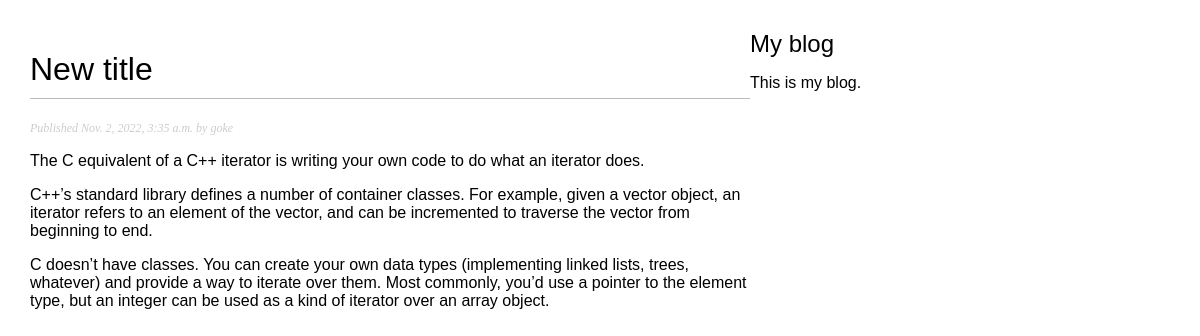
/blog/2022/11/2/another-post/, run on the app's committed database.
### blog/models.py (models this page shows, shortened)
class Post(models.Model):
	class Status(models.TextChoices):
		DRAFT = 'DF', 'Draft'
		PUBLISHED = 'PB', 'Published'
	title = models.CharField(max_length=250)
	slug = models.SlugField(max_length=250,
							unique_for_date='publish')
	author = models.ForeignKey(User,
						on_delete=models.CASCADE,
						related_name='blog_posts')
	body = models.TextField()
	publish = models.DateTimeField(default=timezone.now)
	created = models.DateTimeField(auto_now_add=True)
	updated = models.DateTimeField(auto_now=True)
	status = models.CharField(max_length=2,
			choices=Status.choices,
			default=Status.DRAFT)
	objects = models.Manager() # The default Manager
	published = PublishedManager() # Our Custom Managers
	class Meta:
		ordering = ['-publish']
		indexes = [
			models.Index(fields=['-publish']),
		]

### blog/views.py (the view)
def post_detail(request, year, month, day, post):
	post = get_object_or_404(Post,
						status=Post.Status.PUBLISHED,
						slug=post,
						publish__year=year,
						publish__month=month,
						publish__day=day)
	return render(request,
				'blog/post/detail.html',
				{'post':post})

### blog/templates/blog/post/detail.html (shortened to what this page needs)
{% extends "blog/base.html" %}
{% block content %}
  <h1> {{ post.title }}</h1>
  <p class="date">
  	Published {{ post.publish }} by {{ post.author }}
  </p>
  {{ post.body|linebreaks }}
{% endblock %}

### blog/static/css/blog.css (style rules this page uses)
body { margin:0; padding:0; font-family:helvetica, sans-serif; }
h1 { font-weight:normal; border-bottom:1px solid #bbb; padding:0 0 10px 0; }
p.date { color:#ccc; font-family: georgia, serif; font-size: 12px; font-style: italic; }

### data on the page
Post: title "New title", publish "Nov. 2, 2022, 3:35 a.m.", author "goke", body "The C equivalent of a C++ iterator is writing your own code to do what an iterator does. C++’s standard library defines a number of container classes. For example, given a vector object, an iterator refers to an element of the vector, and can be incremented to traverse the vector from beginning to end. C doesn’t have classes. You can create your own data types (implementing linked lists, trees, whatever) and provide a way to iterate over them. Most commonly, you’d use a pointer to the element type, but an integer can be used as a kind of iterator over an array object."
